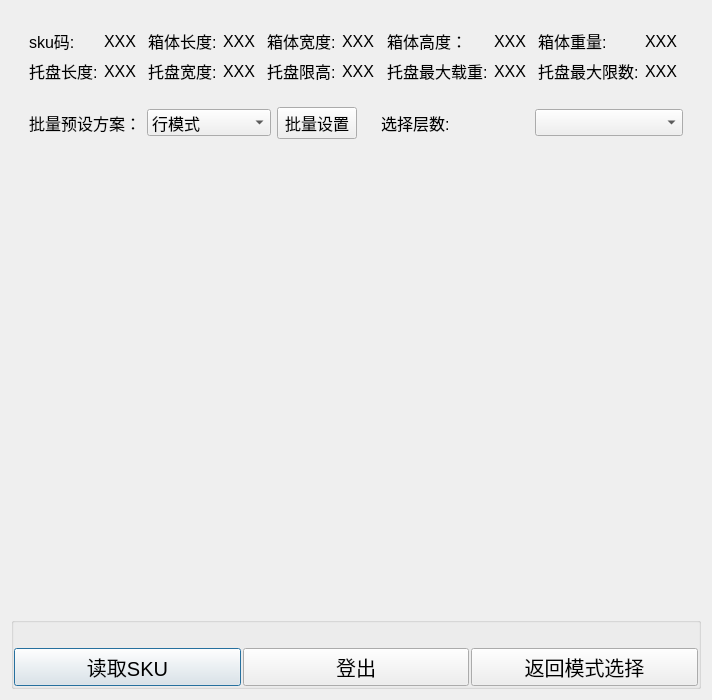
<?xml version="1.0" encoding="UTF-8"?>
<ui version="4.0">
 <class>settingmode</class>
 <widget class="QDialog" name="settingmode">
  <property name="geometry">
   <rect>
    <x>0</x>
    <y>0</y>
    <width>712</width>
    <height>700</height>
   </rect>
  </property>
  <property name="minimumSize">
   <size>
    <width>712</width>
    <height>700</height>
   </size>
  </property>
  <property name="maximumSize">
   <size>
    <width>712</width>
    <height>700</height>
   </size>
  </property>
  <property name="windowTitle">
   <string>离线编辑</string>
  </property>
  <layout class="QGridLayout" name="gridLayout_2" rowstretch="2,8,1,0">
   <item row="3" column="0">
    <widget class="QWidget" name="widget" native="true">
     <layout class="QHBoxLayout" name="horizontalLayout">
      <property name="spacing">
       <number>0</number>
      </property>
      <property name="leftMargin">
       <number>0</number>
      </property>
      <property name="topMargin">
       <number>0</number>
      </property>
      <property name="rightMargin">
       <number>0</number>
      </property>
      <property name="bottomMargin">
       <number>0</number>
      </property>
      <item>
       <widget class="QGroupBox" name="groupBox">
        <property name="sizePolicy">
         <sizepolicy hsizetype="Minimum" vsizetype="Minimum">
          <horstretch>0</horstretch>
          <verstretch>0</verstretch>
         </sizepolicy>
        </property>
        <property name="title">
         <string/>
        </property>
        <layout class="QHBoxLayout" name="horizontalLayout_2">
         <property name="spacing">
          <number>2</number>
         </property>
         <property name="leftMargin">
          <number>0</number>
         </property>
         <property name="topMargin">
          <number>25</number>
         </property>
         <property name="rightMargin">
          <number>0</number>
         </property>
         <property name="bottomMargin">
          <number>0</number>
         </property>
         <item>
          <widget class="QPushButton" name="pushButton_readData">
           <property name="sizePolicy">
            <sizepolicy hsizetype="Minimum" vsizetype="Minimum">
             <horstretch>0</horstretch>
             <verstretch>0</verstretch>
            </sizepolicy>
           </property>
           <property name="font">
            <font>
             <pointsize>15</pointsize>
            </font>
           </property>
           <property name="styleSheet">
            <string notr="true"/>
           </property>
           <property name="text">
            <string>读取SKU</string>
           </property>
           <property name="shortcut">
            <string notr="true"/>
           </property>
          </widget>
         </item>
         <item>
          <widget class="QPushButton" name="pushButton_logout">
           <property name="sizePolicy">
            <sizepolicy hsizetype="Minimum" vsizetype="Minimum">
             <horstretch>0</horstretch>
             <verstretch>0</verstretch>
            </sizepolicy>
           </property>
           <property name="font">
            <font>
             <pointsize>15</pointsize>
            </font>
           </property>
           <property name="styleSheet">
            <string notr="true"/>
           </property>
           <property name="text">
            <string>登出</string>
           </property>
           <property name="shortcut">
            <string notr="true"/>
           </property>
          </widget>
         </item>
         <item>
          <widget class="QPushButton" name="pushButton_return">
           <property name="sizePolicy">
            <sizepolicy hsizetype="Minimum" vsizetype="Minimum">
             <horstretch>0</horstretch>
             <verstretch>0</verstretch>
            </sizepolicy>
           </property>
           <property name="font">
            <font>
             <pointsize>15</pointsize>
            </font>
           </property>
           <property name="styleSheet">
            <string notr="true"/>
           </property>
           <property name="text">
            <string>返回模式选择</string>
           </property>
           <property name="shortcut">
            <string notr="true"/>
           </property>
          </widget>
         </item>
        </layout>
       </widget>
      </item>
     </layout>
    </widget>
   </item>
   <item row="1" column="0" rowspan="2">
    <widget class="QWidget" name="widget_ShowFloor" native="true">
     <property name="minimumSize">
      <size>
       <width>700</width>
       <height>0</height>
      </size>
     </property>
     <property name="maximumSize">
      <size>
       <width>700</width>
       <height>16777215</height>
      </size>
     </property>
     <layout class="QGridLayout" name="gridLayout_3"/>
    </widget>
   </item>
   <item row="0" column="0">
    <widget class="QWidget" name="widget_2" native="true">
     <layout class="QGridLayout" name="gridLayout">
      <item row="1" column="0" colspan="10">
       <widget class="QWidget" name="widget_5" native="true">
        <layout class="QGridLayout" name="gridLayout_5">
         <item row="1" column="6">
          <widget class="QLabel" name="label_12">
           <property name="font">
            <font>
             <pointsize>12</pointsize>
            </font>
           </property>
           <property name="text">
            <string>托盘最大载重:</string>
           </property>
          </widget>
         </item>
         <item row="1" column="4">
          <widget class="QLabel" name="label_10">
           <property name="font">
            <font>
             <pointsize>12</pointsize>
            </font>
           </property>
           <property name="text">
            <string>托盘限高:</string>
           </property>
          </widget>
         </item>
         <item row="1" column="1">
          <widget class="QLabel" name="label_Tray_Length">
           <property name="font">
            <font>
             <pointsize>12</pointsize>
            </font>
           </property>
           <property name="text">
            <string>XXX</string>
           </property>
          </widget>
         </item>
         <item row="1" column="8">
          <widget class="QLabel" name="label_14">
           <property name="font">
            <font>
             <pointsize>12</pointsize>
            </font>
           </property>
           <property name="text">
            <string>托盘最大限数:</string>
           </property>
          </widget>
         </item>
         <item row="1" column="2">
          <widget class="QLabel" name="label_8">
           <property name="font">
            <font>
             <pointsize>12</pointsize>
            </font>
           </property>
           <property name="text">
            <string>托盘宽度:</string>
           </property>
          </widget>
         </item>
         <item row="1" column="5">
          <widget class="QLabel" name="label_Tray_MaxHeight">
           <property name="font">
            <font>
             <pointsize>12</pointsize>
            </font>
           </property>
           <property name="text">
            <string>XXX</string>
           </property>
          </widget>
         </item>
         <item row="1" column="7">
          <widget class="QLabel" name="label_Tray_MaxWeight">
           <property name="font">
            <font>
             <pointsize>12</pointsize>
            </font>
           </property>
           <property name="text">
            <string>XXX</string>
           </property>
          </widget>
         </item>
         <item row="1" column="0">
          <widget class="QLabel" name="label_6">
           <property name="font">
            <font>
             <pointsize>12</pointsize>
            </font>
           </property>
           <property name="text">
            <string>托盘长度:</string>
           </property>
          </widget>
         </item>
         <item row="1" column="9">
          <widget class="QLabel" name="label_Tray_MaxNumber">
           <property name="font">
            <font>
             <pointsize>12</pointsize>
            </font>
           </property>
           <property name="text">
            <string>XXX</string>
           </property>
          </widget>
         </item>
         <item row="1" column="3">
          <widget class="QLabel" name="label_Tray_Width">
           <property name="font">
            <font>
             <pointsize>12</pointsize>
            </font>
           </property>
           <property name="text">
            <string>XXX</string>
           </property>
          </widget>
         </item>
         <item row="0" column="0">
          <widget class="QLabel" name="label">
           <property name="font">
            <font>
             <pointsize>12</pointsize>
            </font>
           </property>
           <property name="text">
            <string>sku码:</string>
           </property>
          </widget>
         </item>
         <item row="0" column="1">
          <widget class="QLabel" name="label_sku">
           <property name="font">
            <font>
             <pointsize>12</pointsize>
            </font>
           </property>
           <property name="text">
            <string>XXX</string>
           </property>
          </widget>
         </item>
         <item row="0" column="2">
          <widget class="QLabel" name="label_2">
           <property name="font">
            <font>
             <pointsize>12</pointsize>
            </font>
           </property>
           <property name="text">
            <string>箱体长度:</string>
           </property>
          </widget>
         </item>
         <item row="0" column="3">
          <widget class="QLabel" name="label_len">
           <property name="font">
            <font>
             <pointsize>12</pointsize>
            </font>
           </property>
           <property name="text">
            <string>XXX</string>
           </property>
          </widget>
         </item>
         <item row="0" column="4">
          <widget class="QLabel" name="label_3">
           <property name="font">
            <font>
             <pointsize>12</pointsize>
            </font>
           </property>
           <property name="text">
            <string>箱体宽度:</string>
           </property>
          </widget>
         </item>
         <item row="0" column="5">
          <widget class="QLabel" name="label_wid">
           <property name="font">
            <font>
             <pointsize>12</pointsize>
            </font>
           </property>
           <property name="text">
            <string>XXX</string>
           </property>
          </widget>
         </item>
         <item row="0" column="6">
          <widget class="QLabel" name="label_4">
           <property name="font">
            <font>
             <pointsize>12</pointsize>
            </font>
           </property>
           <property name="text">
            <string>箱体高度：</string>
           </property>
          </widget>
         </item>
         <item row="0" column="7">
          <widget class="QLabel" name="label_hei">
           <property name="font">
            <font>
             <pointsize>12</pointsize>
            </font>
           </property>
           <property name="text">
            <string>XXX</string>
           </property>
          </widget>
         </item>
         <item row="0" column="8">
          <widget class="QLabel" name="label_5">
           <property name="font">
            <font>
             <pointsize>12</pointsize>
            </font>
           </property>
           <property name="text">
            <string>箱体重量:</string>
           </property>
          </widget>
         </item>
         <item row="0" column="9">
          <widget class="QLabel" name="label_wei">
           <property name="font">
            <font>
             <pointsize>12</pointsize>
            </font>
           </property>
           <property name="text">
            <string>XXX</string>
           </property>
          </widget>
         </item>
        </layout>
       </widget>
      </item>
      <item row="2" column="0" colspan="5">
       <widget class="QWidget" name="widget_3" native="true">
        <layout class="QGridLayout" name="gridLayout_4">
         <item row="0" column="0">
          <widget class="QLabel" name="label_9">
           <property name="font">
            <font>
             <pointsize>12</pointsize>
            </font>
           </property>
           <property name="text">
            <string>批量预设方案：</string>
           </property>
          </widget>
         </item>
         <item row="0" column="1">
          <widget class="QComboBox" name="ComboBox_selectPlan">
           <property name="font">
            <font>
             <pointsize>12</pointsize>
            </font>
           </property>
           <item>
            <property name="text">
             <string>行模式</string>
            </property>
           </item>
           <item>
            <property name="text">
             <string>镜像回字模式</string>
            </property>
           </item>
           <item>
            <property name="text">
             <string>列模式</string>
            </property>
           </item>
           <item>
            <property name="text">
             <string>纵横模式</string>
            </property>
           </item>
           <item>
            <property name="text">
             <string>单回字模式</string>
            </property>
           </item>
           <item>
            <property name="text">
             <string>多回字模式</string>
            </property>
           </item>
          </widget>
         </item>
         <item row="0" column="2">
          <widget class="QPushButton" name="pushButton">
           <property name="font">
            <font>
             <pointsize>12</pointsize>
            </font>
           </property>
           <property name="text">
            <string>批量设置</string>
           </property>
          </widget>
         </item>
        </layout>
       </widget>
      </item>
      <item row="2" column="5" colspan="5">
       <widget class="QWidget" name="widget_4" native="true">
        <layout class="QHBoxLayout" name="horizontalLayout_3">
         <item>
          <widget class="QLabel" name="label_7">
           <property name="font">
            <font>
             <pointsize>12</pointsize>
            </font>
           </property>
           <property name="text">
            <string>选择层数:</string>
           </property>
          </widget>
         </item>
         <item>
          <widget class="QComboBox" name="comboBox_floornumbers">
           <property name="font">
            <font>
             <pointsize>12</pointsize>
            </font>
           </property>
          </widget>
         </item>
        </layout>
       </widget>
      </item>
     </layout>
    </widget>
   </item>
  </layout>
 </widget>
 <resources/>
 <connections/>
</ui>
